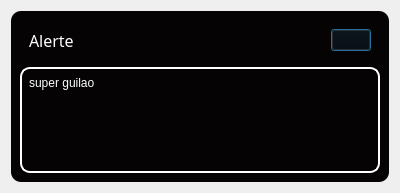
<?xml version="1.0" encoding="UTF-8"?>
<ui version="4.0">
 <class>modeleDialogue</class>
 <widget class="QDialog" name="modeleDialogue">
  <property name="geometry">
   <rect>
    <x>0</x>
    <y>0</y>
    <width>400</width>
    <height>193</height>
   </rect>
  </property>
  <property name="windowTitle">
   <string>Dialog</string>
  </property>
  <property name="styleSheet">
   <string notr="true">#popupNotificationBox {
	background-color : #050304 ;
	border-radius : 15px ;
}

#popUpNotificationSous {
	background-color : #050304 ;
	border-radius : 10px ;
}

#closePopUpBtn {
	background-color:#050304 ;
}

#notificationTitleText,
#notificationText{
	color :#FFFFFF ;
	background-color:#050304 ;
	border:&quot;non&quot;;
}


#notificationTextBox {
	border: 2px solid white;
	border-radius:10px;
}</string>
  </property>
  <layout class="QVBoxLayout" name="verticalLayout">
   <item>
    <widget class="QWidget" name="popupNotificationBox" native="true">
     <property name="styleSheet">
      <string notr="true"/>
     </property>
     <layout class="QVBoxLayout" name="verticalLayout_2">
      <property name="spacing">
       <number>0</number>
      </property>
      <property name="leftMargin">
       <number>0</number>
      </property>
      <property name="topMargin">
       <number>0</number>
      </property>
      <property name="rightMargin">
       <number>0</number>
      </property>
      <property name="bottomMargin">
       <number>0</number>
      </property>
      <item>
       <widget class="QWidget" name="popUpNotificationSous" native="true">
        <layout class="QVBoxLayout" name="verticalLayout_30">
         <item alignment="Qt::AlignTop">
          <widget class="QWidget" name="notificationTitleBox" native="true">
           <property name="maximumSize">
            <size>
             <width>16777215</width>
             <height>45</height>
            </size>
           </property>
           <layout class="QHBoxLayout" name="horizontalLayout">
            <item alignment="Qt::AlignLeft">
             <widget class="QLabel" name="notificationTitleText">
              <property name="sizePolicy">
               <sizepolicy hsizetype="Expanding" vsizetype="Expanding">
                <horstretch>0</horstretch>
                <verstretch>0</verstretch>
               </sizepolicy>
              </property>
              <property name="font">
               <font>
                <family>Century Gothic</family>
                <pointsize>12</pointsize>
               </font>
              </property>
              <property name="text">
               <string>Alerte</string>
              </property>
              <property name="alignment">
               <set>Qt::AlignLeading|Qt::AlignLeft|Qt::AlignVCenter</set>
              </property>
             </widget>
            </item>
            <item alignment="Qt::AlignRight">
             <widget class="QPushButton" name="closePopUpBtn">
              <property name="text">
               <string/>
              </property>
              <property name="icon">
               <iconset resource="QSS/QSS_Resources.qrc">
                <normaloff>:/newPrefix/Icons/x-octagon.png</normaloff>:/newPrefix/Icons/x-octagon.png</iconset>
              </property>
              <property name="iconSize">
               <size>
                <width>28</width>
                <height>28</height>
               </size>
              </property>
             </widget>
            </item>
           </layout>
          </widget>
         </item>
         <item>
          <widget class="QWidget" name="notificationTextBox" native="true">
           <property name="sizePolicy">
            <sizepolicy hsizetype="Expanding" vsizetype="Expanding">
             <horstretch>0</horstretch>
             <verstretch>0</verstretch>
            </sizepolicy>
           </property>
           <layout class="QVBoxLayout" name="verticalLayout_3">
            <property name="spacing">
             <number>2</number>
            </property>
            <property name="leftMargin">
             <number>4</number>
            </property>
            <property name="topMargin">
             <number>4</number>
            </property>
            <property name="rightMargin">
             <number>4</number>
            </property>
            <property name="bottomMargin">
             <number>4</number>
            </property>
            <item>
             <widget class="QPlainTextEdit" name="notificationText">
              <property name="enabled">
               <bool>false</bool>
              </property>
              <property name="plainText">
               <string>super guilao</string>
              </property>
             </widget>
            </item>
           </layout>
          </widget>
         </item>
        </layout>
       </widget>
      </item>
     </layout>
    </widget>
   </item>
  </layout>
 </widget>
 <resources>
  <include location="QSS/QSS_Resources.qrc"/>
 </resources>
 <connections/>
</ui>
